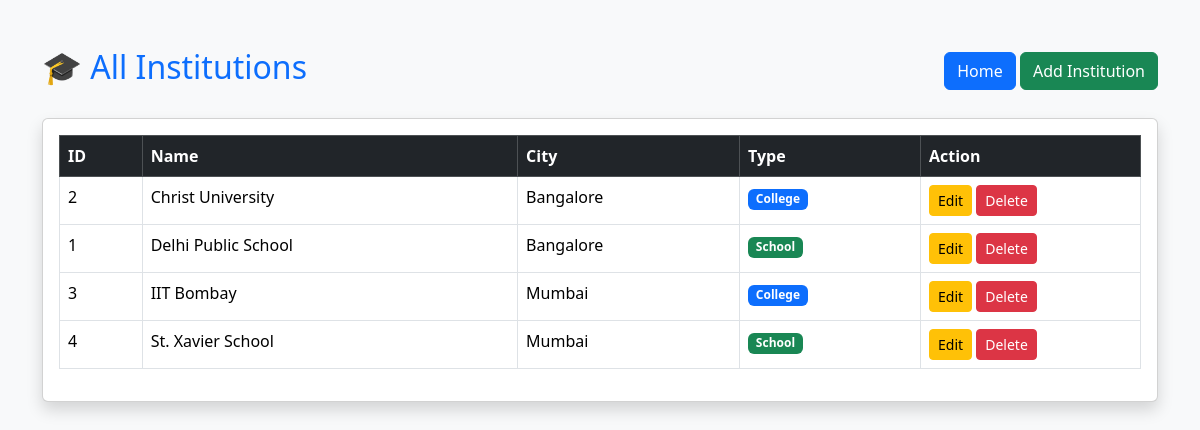
/view, run on the app's committed database.
### tables this page shows
CREATE TABLE institutions (
    id INTEGER PRIMARY KEY AUTOINCREMENT,
    name TEXT,
    city TEXT,
    type TEXT
);

### app.py (the view)
@app.route("/view")
def view():
    conn = get_connection()
    cursor = conn.cursor()
    cursor.execute(
        """
        SELECT id, name, city, type
        FROM institutions
        ORDER BY name
        """
    )
    institutions = cursor.fetchall()
    conn.close()
    return render_template(
        "view.html",
        institutions=institutions
    )

### app.py (called while the page is built)
def get_connection():
    conn = sqlite3.connect("college.db")
    conn.row_factory = sqlite3.Row
    return conn

### templates/view.html (shortened to what this page needs)
<!DOCTYPE html>
<html lang="en">
<head>
    <link href="https://cdn.jsdelivr.net/npm/bootstrap@5.3.3/dist/css/bootstrap.min.css" rel="stylesheet">
</head>
<body class="bg-light">
<div class="container mt-5">
    <div class="d-flex justify-content-between align-items-center mb-4">
        <h2 class="text-primary">
            🎓 All Institutions
        </h2>
        <div>
            <a href="/" class="btn btn-primary">
                Home
            </a>
            <a href="/add" class="btn btn-success">
                Add Institution
            </a>
        </div>
    </div>
    <div class="card shadow">
        <div class="card-body">
            <table class="table table-bordered table-hover">
                <thead class="table-dark">
                    <tr>
                        <th>ID</th>
                        <th>Name</th>
                        <th>City</th>
                        <th>Type</th>
                        <th width="220">Action</th>
                    </tr>
                </thead>
                <tbody>
                    {% for row in institutions %}
                    <tr>
                        <td>{{ row[0] }}</td>
                        <td>{{ row[1] }}</td>
                        <td>{{ row[2] }}</td>
                        <td>
                            {% if row[3] == "College" %}
                                <span class="badge bg-primary">
                                    College
                                </span>
                            {% else %}
                                <span class="badge bg-success">
                                    School
                                </span>
                            {% endif %}
                        </td>
                        <td>
                            <a href="/edit/{{ row[0] }}" class="btn btn-warning btn-sm">
                                Edit
                            </a>
                            <a href="/delete/{{ row[0] }}"
                               class="btn btn-danger btn-sm"
                               onclick="return confirm('Are you sure you want to delete this institution?')">
                                Delete
                            </a>
                        </td>
                    </tr>
                    {% endfor %}
                </tbody>
            </table>
        </div>
    </div>
</div>
</body>
</html>

### data on the page
institutions: id "2", name "Christ University", city "Bangalore", type "College"
institutions: id "1", name "Delhi Public School", city "Bangalore", type "School"
institutions: id "3", name "IIT Bombay", city "Mumbai", type "College"
institutions: id "4", name "St. Xavier School", city "Mumbai", type "School"
